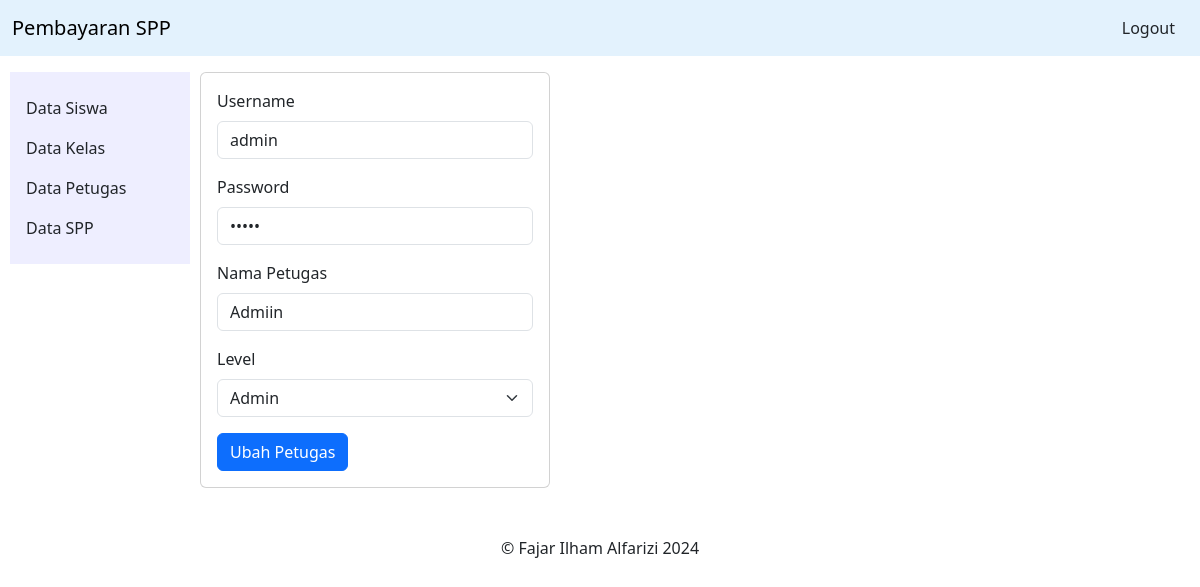
Screenshot of /petugas/ubah.php?id_petugas=1 with the database file from the repository.
### tables this page shows
CREATE TABLE petugas (
  id_petugas INTEGER NOT NULL AUTO_INCREMENT PRIMARY KEY,
  username VARCHAR(25) NOT NULL UNIQUE,
  password VARCHAR(32) NOT NULL,
  nama_petugas VARCHAR(35) NOT NULL,
  level ENUM('admin', 'petugas')
);

### petugas/ubah.php (the view, shortened to what this page needs)
<?php
require_once '../helper/db.php';
?>
<?php
require_once '../layout/header.php';
?>
<?php
$id_petugas = $_GET['id_petugas'];
$sql = "SELECT * FROM petugas WHERE id_petugas = $id_petugas";
$result = mysqli_query($db, $sql);
$petugas = mysqli_fetch_assoc($result);
?>
    <div class="card" style="width: 35%;">
        <div class="card-body">
            <form action="" method="post">
                <div class="mb-3">
                    <label class="form-label" for="username">Username</label>
                    <input type="text" required name="username" id="" value="<?= $petugas['username'] ?>" class="form-control">
                </div>
                <div class="mb-3">
                    <label class="form-label" for="password">Password</label>
                    <input type="password" required name="password" id="" value="<?= $petugas['password'] ?>" class="form-control">
                </div>
                <div class="mb-3">
                    <label class="form-label" for="nama_petugas">Nama Petugas</label>
                    <input type="text" required name="nama_petugas" value="<?= $petugas['nama_petugas'] ?>" id="" class="form-control">
                </div>
                <div class="mb-3">
                    <label class="form-label" for="level">Level</label>
                    <select name="level" id="" class="form-select">
                        <option value="admin" <?= $petugas['level'] === 'admin' ? 'selected' : '' ?>>Admin</option>
                    </select>
                </div>
                <div>
                    <button type="submit" class="btn btn-primary">Ubah Petugas</button>
                </div>
            </form>
        </div>
    </div>
<?php require_once '../layout/footer.php' ?>

### rows the page displays
petugas: username "admin", nama_petugas "Admiin", level "Admin"
